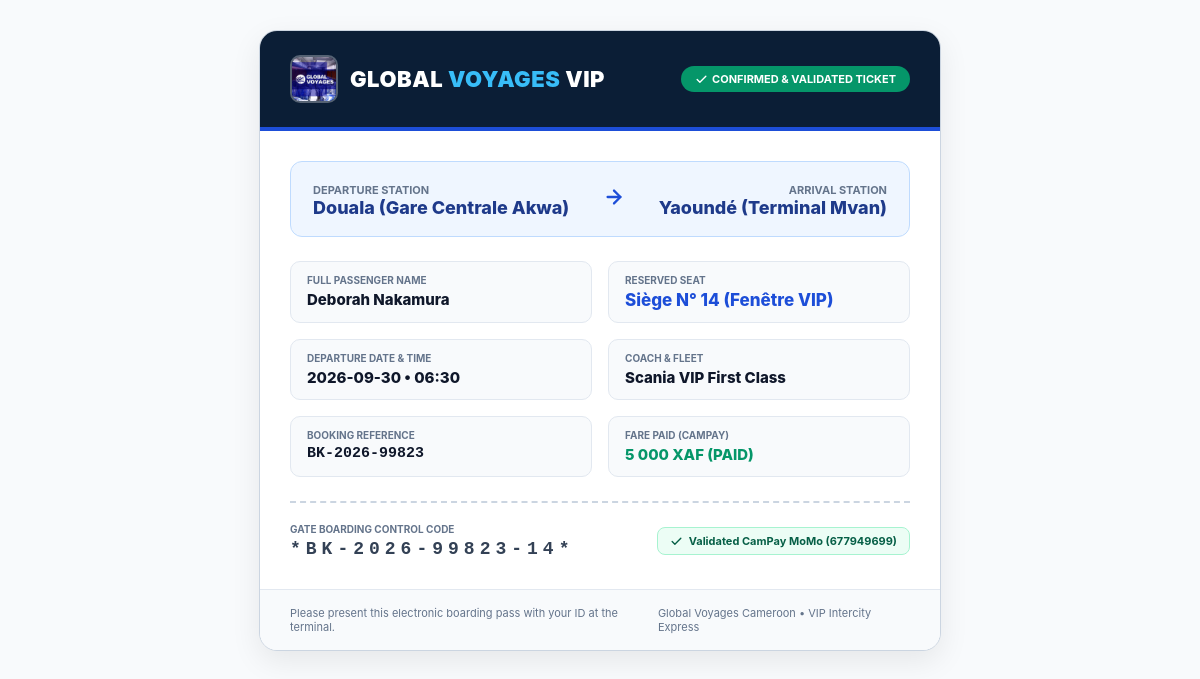
Screenshot of /customer/ticket.php?ref=BK-2026-99823 with the database file from the repository.
### tables this page shows
CREATE TABLE bookings (
    id INTEGER PRIMARY KEY AUTOINCREMENT,
    booking_reference VARCHAR(50) UNIQUE NOT NULL,
    user_id INTEGER REFERENCES users(id),
    trip_id INTEGER REFERENCES trips(id),
    trip_number VARCHAR(30),
    bus_model VARCHAR(100),
    passenger_name VARCHAR(100) NOT NULL,
    passenger_id_number VARCHAR(50),
    passenger_email VARCHAR(100),
    passenger_phone VARCHAR(30) NOT NULL,
    origin VARCHAR(100) NOT NULL,
    destination VARCHAR(100) NOT NULL,
    travel_date VARCHAR(20) NOT NULL,
    departure_time VARCHAR(20) NOT NULL,
    seat_number INTEGER NOT NULL,
    seat_label VARCHAR(50),
    amount INTEGER NOT NULL,
    payment_method VARCHAR(30) DEFAULT 'MTN_MOMO',
    payment_status VARCHAR(20) DEFAULT 'PENDING',
    campay_reference VARCHAR(100),
    campay_operator VARCHAR(50),
    campay_ussd_code VARCHAR(50),
    external_reference VARCHAR(100),
    created_at DATETIME DEFAULT CURRENT_TIMESTAMP,
    updated_at DATETIME DEFAULT CURRENT_TIMESTAMP
, tracker_id INTEGER REFERENCES iot_trackers(id));

### src/Language.php (called while the page is built, shortened)
<?php
class Language {
    public static function current(): string {
        $lang = $_SESSION['lang'] ?? 'fr';
        return $lang;
    }
    public static function isEn(): bool {
        return self::current() === 'en';
    }
}

### src/Services/BookingService.php (the view, shortened to what this page needs)
<?php
require_once __DIR__ . '/../Language.php';
class BookingService {
    public static function getBookingByRef(string $ref): ?array {
        $pdo = Database::getConnection();
        $stmt = $pdo->prepare("SELECT * FROM bookings WHERE booking_reference = ? OR campay_reference = ?");
        $stmt->execute([$ref, $ref]);
        return $stmt->fetch() ?: null;
    }
    public static function renderBoardingPassHtml(array $b): string {
        $isEn = Language::isEn();
        $ref = htmlspecialchars($b['booking_reference']);
        $passName = htmlspecialchars($b['passenger_name']);
        $origin = htmlspecialchars($b['origin']);
        $destination = htmlspecialchars($b['destination']);
        $seat = htmlspecialchars($b['seat_label'] ?? ('Siège N° ' . $b['seat_number']));
        $travelDate = htmlspecialchars($b['travel_date']);
        $time = htmlspecialchars($b['departure_time']);
        $bus = htmlspecialchars($b['bus_model'] ?? 'Scania VIP First Class');
        $phone = htmlspecialchars($b['passenger_phone']);
        $amount = number_format((int)$b['amount'], 0, ',', ' ');
        $seatNum = $b['seat_number'];
        $htmlLang = $isEn ? 'en' : 'fr';
        $badgeText = ($isEn ? 'CONFIRMED & VALIDATED TICKET' : 'TITRE CONFIRMÉ & VALIDÉ');
        $depLabel = $isEn ? 'Departure Station' : 'Gare de Départ';
        $arrLabel = $isEn ? 'Arrival Station' : 'Gare de Destination';
        $nameLabel = $isEn ? 'Full Passenger Name' : 'Nom du Voyageur / Passager';
        $seatLabel = $isEn ? 'Reserved Seat' : 'Siège Réservé';
        $dateLabel = $isEn ? 'Departure Date & Time' : 'Date & Heure de Départ';
        $fleetLabel = $isEn ? 'Coach & Fleet' : 'Autocar & Ligne';
        $refLabel = $isEn ? 'Booking Reference' : 'Référence Réservation';
        $fareLabel = $isEn ? 'Fare Paid (CamPay)' : 'Tarif Acquitté (CamPay)';
        $fareVal = $amount . ' ' . ($isEn ? 'XAF (PAID)' : 'FCFA (PAYÉ)');
        $codeLabel = $isEn ? 'Gate Boarding Control Code' : 'Code de Contrôle Quai';
        $valText = ($isEn ? 'Validated CamPay MoMo' : 'Validé CamPay MoMo') . ' (' . $phone . ')';
        $notice = $isEn ? 'Please present this electronic boarding pass with your ID at the terminal.' : 'Présentez ce billet électronique à l\'embarquement avec votre pièce d\'identité.';
        ?>
<!DOCTYPE html>
<html lang="<?= $htmlLang ?>">
<head>
</head>
<body>
  <div class="ticket-card">
    <div class="header">
      <div style="display: flex; align-items: center; gap: 12px;">
        <img src="/assets/images/global_voyages_logo.jpg" alt="GV Logo" style="width: 44px; height: 44px; border-radius: 10px; object-fit: cover; border: 2px solid rgba(255,255,255,0.3);">
        <div class="logo">GLOBAL <span>VOYAGES</span> VIP</div>
      </div>
      <div class="badge"><svg width="13" height="13" viewBox="0 0 24 24" fill="none" stroke="currentColor" stroke-width="2.5" stroke-linecap="round" stroke-linejoin="round" style="display:inline-block; vertical-align:middle; margin-right:4px;"><polyline points="20 6 9 17 4 12"></polyline></svg><?= $badgeText ?></div>
    </div>
    <div class="body">
      <div class="route-banner">
        <div class="station">
          <p><?= $depLabel ?></p>
          <h3><?= $origin ?></h3>
        </div>
        <div class="arrow"><svg width="22" height="22" viewBox="0 0 24 24" fill="none" stroke="currentColor" stroke-width="2.5" stroke-linecap="round" stroke-linejoin="round"><line x1="5" y1="12" x2="19" y2="12"></line><polyline points="12 5 19 12 12 19"></polyline></svg></div>
        <div class="station" style="text-align: right;">
          <p><?= $arrLabel ?></p>
          <h3><?= $destination ?></h3>
        </div>
      </div>
      <div class="grid">
        <div class="item">
          <div class="item-label"><?= $nameLabel ?></div>
          <div class="item-val"><?= $passName ?></div>
        </div>
        <div class="item">
          <div class="item-label"><?= $seatLabel ?></div>
          <div class="item-val seat-val"><?= $seat ?></div>
        </div>
        <div class="item">
          <div class="item-label"><?= $dateLabel ?></div>
          <div class="item-val"><?= $travelDate ?> • <?= $time ?></div>
        </div>
        <div class="item">
          <div class="item-label"><?= $fleetLabel ?></div>
          <div class="item-val"><?= $bus ?></div>
        </div>
        <div class="item">
          <div class="item-label"><?= $refLabel ?></div>
          <div class="item-val" style="font-family: monospace;"><?= $ref ?></div>
        </div>
        <div class="item">
          <div class="item-label"><?= $fareLabel ?></div>
          <div class="item-val" style="color: #059669;"><?= $fareVal ?></div>
        </div>
      </div>
      <div class="barcode-section">
        <div>
          <div style="font-size: 10px; font-weight: bold; text-transform: uppercase; color: #64748b; margin-bottom: 4px;">
            <?= $codeLabel ?>
          </div>
          <div class="barcode">*<?= $ref ?>-<?= $seatNum ?>*</div>
        </div>
        <div style="text-align: right;">
          <span style="display: inline-flex; align-items: center; gap: 6px; padding: 6px 12px; background: #ecfdf5; border: 1px solid #a7f3d0; border-radius: 8px; color: #065f46; font-size: 11px; font-weight: bold;">
            <svg width="13" height="13" viewBox="0 0 24 24" fill="none" stroke="currentColor" stroke-width="2.5" stroke-linecap="round" stroke-linejoin="round"><polyline points="20 6 9 17 4 12"></polyline></svg>
            <span><?= $valText ?></span>
          </span>
        </div>
      </div>
    </div>
    <div class="footer">
      <span><?= $notice ?></span>
      <span>Global Voyages Cameroon • VIP Intercity Express</span>
    </div>
  </div>
</body>
</html>
        <?php
        return ob_get_clean();
    }
}

### src/Services/BookingService.php (style rules this page uses)
body { font-family: -apple-system, BlinkMacSystemFont, 'Segoe UI', Roboto, Helvetica, Arial, sans-serif; margin: 0; padding: 30px; background: #f8fafc; color: #0f172a; }
.ticket-card { max-width: 680px; margin: 0 auto; background: #ffffff; border-radius: 18px; overflow: hidden; box-shadow: 0 10px 30px rgba(0,0,0,0.08); border: 1px solid #cbd5e1; }
.header { background: #0B1E36; color: #ffffff; padding: 24px 30px; border-bottom: 4px solid #1d4ed8; display: flex; justify-content: space-between; align-items: center; }
.logo { font-size: 22px; font-weight: 900; letter-spacing: 0.5px; }
.logo span { color: #38bdf8; }
.badge { background: #059669; color: #ffffff; padding: 6px 14px; border-radius: 20px; font-size: 11px; font-weight: bold; text-transform: uppercase; }
.body { padding: 30px; }
.route-banner { display: flex; justify-content: space-between; align-items: center; background: #eff6ff; padding: 18px 22px; border-radius: 12px; border: 1px solid #bfdbfe; margin-bottom: 24px; }
.station h3 { margin: 0; font-size: 18px; font-weight: 800; color: #1e3a8a; }
.station p { margin: 3px 0 0; font-size: 11px; font-weight: bold; text-transform: uppercase; color: #64748b; }
.arrow { font-size: 24px; color: #1d4ed8; font-weight: bold; }
.grid { display: grid; grid-template-columns: repeat(2, 1fr); gap: 16px; margin-bottom: 24px; }
.item { padding: 12px 16px; background: #f8fafc; border-radius: 10px; border: 1px solid #e2e8f0; }
.item-label { font-size: 10px; font-weight: bold; text-transform: uppercase; color: #64748b; margin-bottom: 4px; }
.item-val { font-size: 15px; font-weight: 800; color: #0f172a; }
.seat-val { color: #1d4ed8; font-size: 17px; }
.barcode-section { border-top: 2px dashed #cbd5e1; padding-top: 20px; display: flex; justify-content: space-between; align-items: center; }
.barcode { font-family: monospace; letter-spacing: 5px; font-size: 18px; font-weight: bold; color: #334155; }
.footer { background: #f8fafc; padding: 16px 30px; font-size: 11px; color: #64748b; display: flex; justify-content: space-between; border-top: 1px solid #e2e8f0; }

### rows the page displays
bookings: origin "Douala (Gare Centrale Akwa)", destination "Yaoundé (Terminal Mvan)", passenger_name "Deborah Nakamura", seat_label "Siège N° 14 (Fenêtre VIP)", travel_date "2026-09-30", departure_time "06:30", bus_model "Scania VIP First Class", booking_reference "BK-2026-99823", amount "5 000 XAF (PAID)", seat_number "14", passenger_phone "Validated CamPay MoMo (677949699)"

### other values shown
$badgeText "CONFIRMED & VALIDATED TICKET"
$depLabel "DEPARTURE STATION"
$arrLabel "ARRIVAL STATION"
$nameLabel "FULL PASSENGER NAME"
$seatLabel "RESERVED SEAT"
$dateLabel "DEPARTURE DATE & TIME"
$fleetLabel "COACH & FLEET"
$refLabel "BOOKING REFERENCE"
$fareLabel "FARE PAID (CAMPAY)"
$codeLabel "GATE BOARDING CONTROL CODE"
$notice "Please present this electronic boarding pass with your ID at the terminal."
